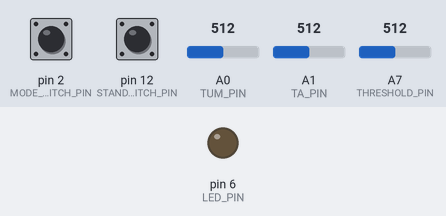
The sketch below on a simulated Arduino Nano, built with avr-gcc and run on an emulated ATmega328P. Shown: output pins drawn as LEDs (lit = HIGH). The test bench sets the inputs (shaded band); at power-on: A0 (TUM_PIN) = 512, A1 (TA_PIN) = 512, pin 12 (STANDBY_SWITCH_PIN) LOW, pin 2 (MODE_SWITCH_PIN) LOW, A7 (THRESHOLD_PIN) = 512. What the sketch prints to the serial monitor is not drawn.

Above: at 3.7 s.
3.8 s: A0 (TUM_PIN) set to 900
6.8 s: A1 (TA_PIN) set to 900
8.4 s: pin 12 (STANDBY_SWITCH_PIN) pulled HIGH for 3.2 s
At 8.8 s:
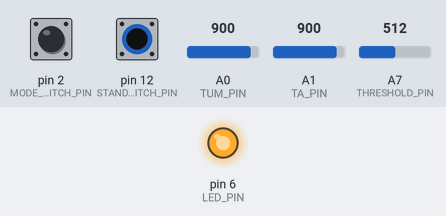
Timing chart, 0 to 13.1 s (numbered marks = the images above; inputs shaded):
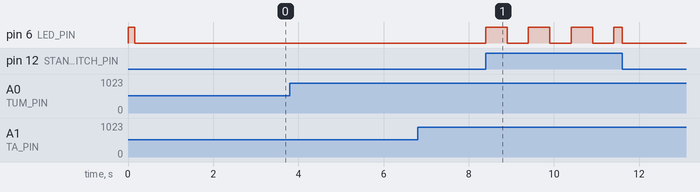

The sketch:

TumTa.ino
```cpp
// ---- Configurações de pinos ----
#define TUM_PIN A0
#define TUM_CHANNEL 0
#define TA_PIN A1
#define TA_CHANNEL 1
#define MODE_SWITCH_PIN 2
#define THRESHOLD_PIN A7
#define STANDBY_SWITCH_PIN 12
#define LED_PIN 6

// ---- Parâmetros gerais ----
const int numReadings = 5;
int threshold = 20;

const unsigned long processInterval = 1; // intervalo mínimo entre processamentos (ms)
unsigned long lastProcessTime = 0;

typedef struct {
  int debounceTime = 150;
  int derivative = 0;
  int intensity = 0;
  int maxDerivative = 0;
  bool debouncing = false;
  unsigned long lastDebounceTime = 0;
  bool waitingForPeak = true;
  int derivativeWindow[5] = {0};
} ChannelState;

ChannelState channels[2];

// ---- Mensagens ----
byte debugMessage[15];
byte liveMessage[7];

// ---- Variáveis globais ----
bool isDebugging = false;
bool standby = false;
unsigned long tempoStandby = 0;
const int tempoBlink = 500;
bool blinkFlag = false;

// ---- Funções auxiliares ----
float getDerivative(ChannelState *ch, int value) {
  for (int i = 4; i > 0; i--) {
    ch->derivativeWindow[i] = ch->derivativeWindow[i - 1];
  }
  ch->derivativeWindow[0] = value;

  float derivative = 2.08 * ch->derivativeWindow[0]
                   - 4.0 * ch->derivativeWindow[1]
                   + 3.0 * ch->derivativeWindow[2]
                   - 1.33 * ch->derivativeWindow[3]
                   + 0.25 * ch->derivativeWindow[4];

  return derivative;
}

int computeIntensity(ChannelState *ch, int newDerivative, int threshold) {
  unsigned long now = millis();

  if (!ch->debouncing && newDerivative > threshold) {
    ch->lastDebounceTime = now;
    ch->debouncing = true;
  }

  if ((now - ch->lastDebounceTime) > ch->debounceTime) {
    ch->debouncing = false;
    ch->intensity = 0;
    ch->waitingForPeak = true;
    ch->maxDerivative = 0;
    digitalWrite(LED_PIN, LOW);
  }

  if (ch->debouncing && ch->waitingForPeak) {
    if (newDerivative > ch->maxDerivative) {
      ch->maxDerivative = newDerivative;
    } else {
      ch->intensity = ch->maxDerivative;
      ch->waitingForPeak = false;
      digitalWrite(LED_PIN, HIGH);
      Serial.write(ch->intensity / 10);
    }
  }
  return ch->intensity;
}

void setDebugMessage(int tumPressure, int taPressure, int tumDerivative, int taDerivative, int tumIntensity, int taIntensity) {
  debugMessage[0] = 0xFF;
  debugMessage[1] = 0xFF;
  debugMessage[2] = lowByte(tumPressure);
  debugMessage[3] = highByte(tumPressure);
  debugMessage[4] = lowByte(taPressure);
  debugMessage[5] = highByte(taPressure);
  debugMessage[6] = lowByte(tumDerivative);
  debugMessage[7] = highByte(tumDerivative);
  debugMessage[8] = lowByte(taDerivative);
  debugMessage[9] = highByte(taDerivative);
  debugMessage[10] = lowByte(tumIntensity);
  debugMessage[11] = highByte(tumIntensity);
  debugMessage[12] = lowByte(taIntensity);
  debugMessage[13] = highByte(taIntensity);

  debugMessage[14] = 0;
  for (int i = 2; i < 14; i++) {
    debugMessage[14] += debugMessage[i];
  }

  Serial.write(debugMessage, sizeof(debugMessage));
}

void setLiveMessage(int tumIntensity, int taIntensity) {
  liveMessage[0] = 0xFE;
  liveMessage[1] = 0xFE;
  liveMessage[2] = lowByte(tumIntensity);
  liveMessage[3] = highByte(tumIntensity);
  liveMessage[4] = lowByte(taIntensity);
  liveMessage[5] = highByte(taIntensity);

  liveMessage[6] = 0;
  for (int i = 2; i < 6; i++) {
    liveMessage[6] += liveMessage[i];
  }

  Serial.write(liveMessage, sizeof(liveMessage));
}

// ---- Setup ----
void setup() {
  Serial.begin(38400);

  pinMode(TUM_PIN, INPUT);
  pinMode(TA_PIN, INPUT);
  pinMode(MODE_SWITCH_PIN, INPUT);
  pinMode(THRESHOLD_PIN, INPUT);
  pinMode(STANDBY_SWITCH_PIN, INPUT);
  pinMode(LED_PIN, OUTPUT);
}

// ---- Loop ----
void loop() {
  unsigned long now = millis();

  standby = digitalRead(STANDBY_SWITCH_PIN);
  threshold = analogRead(THRESHOLD_PIN);

  if (standby) {
    if (now - tempoStandby > tempoBlink) {
      digitalWrite(LED_PIN, blinkFlag ? LOW : HIGH);
      tempoStandby = now;
      blinkFlag = !blinkFlag;
    }
  } else {
    if (now - lastProcessTime >= processInterval) {
      lastProcessTime = now;

      isDebugging = digitalRead(MODE_SWITCH_PIN);

      int tumValue = analogRead(TUM_PIN);
      int taValue = analogRead(TA_PIN);

      float tumDerivative = getDerivative(&channels[TUM_CHANNEL], tumValue);
      float taDerivative = getDerivative(&channels[TA_CHANNEL], taValue);

      int tumIntensity = computeIntensity(&channels[TUM_CHANNEL], tumDerivative, threshold);
      int taIntensity = computeIntensity(&channels[TA_CHANNEL], taDerivative, threshold);

      if (isDebugging) {
        setDebugMessage(tumValue, taValue, (int)tumDerivative, (int)taDerivative, tumIntensity, taIntensity);
      } else {
        setLiveMessage(tumIntensity, taIntensity);
      }
    }
  }
}
```

Measured:
- after the input at 8.4 s, pin 6 (LED_PIN): goes 3 × (HIGH 0.50 s, LOW 0.50 s), HIGH 0.19 s, then LOW, starting at once
